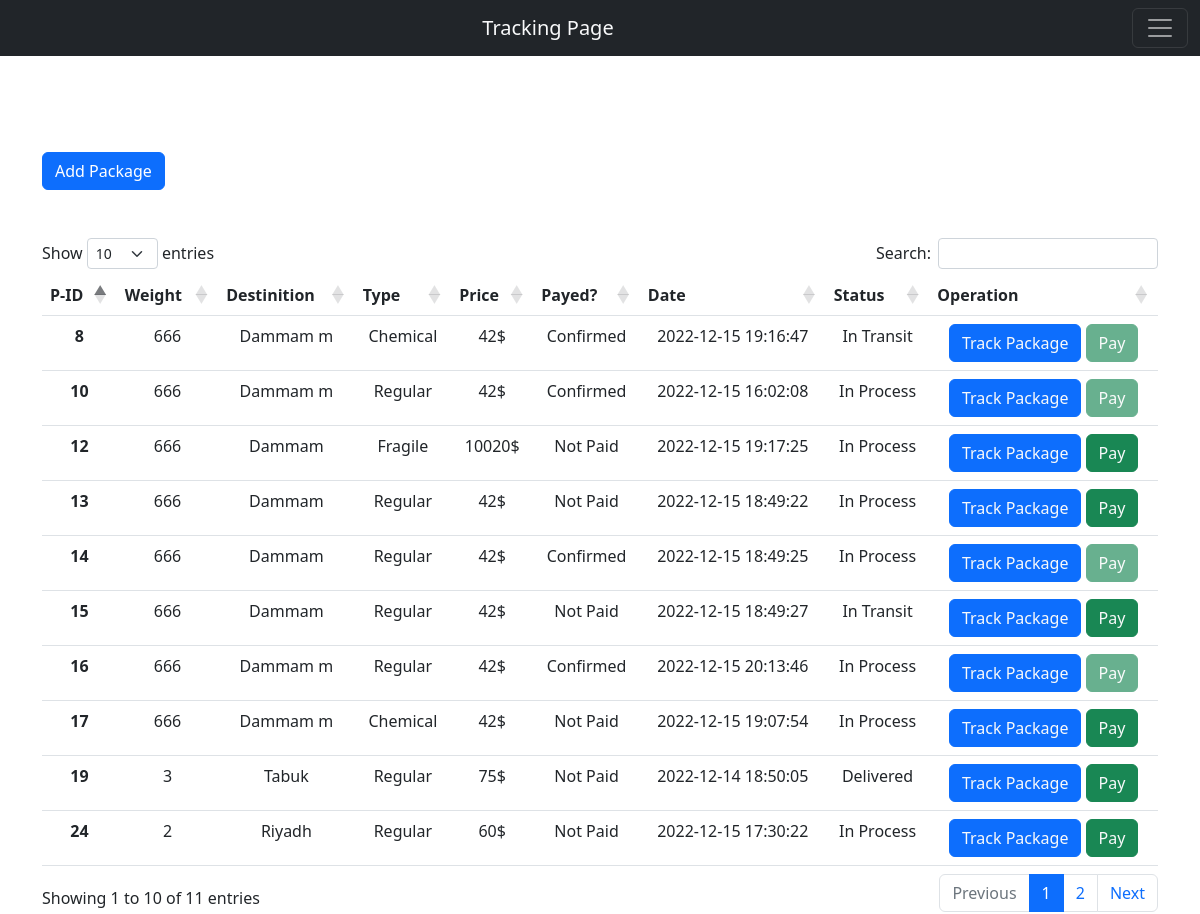
Screenshot of /pages/MyPackages.php (signed in) with the database file from the repository.
### tables this page shows
CREATE TABLE `Package` (
  `packageNb` int(11) NOT NULL,
  `weight` double NOT NULL,
  `height` double NOT NULL,
  `width` double NOT NULL,
  `length` double NOT NULL,
  `destination` varchar(50) NOT NULL,
  `price` double NOT NULL,
  `insuranceAmount` double NOT NULL,
  `paid` varchar(50) NOT NULL DEFAULT 'No',
  `finalDeliveryDate` date DEFAULT NULL,
  `packageType` varchar(50) DEFAULT NULL,
  `userID` int(11) NOT NULL,
  `date` timestamp NOT NULL DEFAULT current_timestamp() ON UPDATE current_timestamp()
);

CREATE TABLE `transportationEvent` (
  `scheduleNb` int(11) NOT NULL,
  `packageNb` int(11) NOT NULL,
  `locationID` int(11) NOT NULL,
  `status` varchar(50) NOT NULL,
  `Date` timestamp NOT NULL DEFAULT current_timestamp() ON UPDATE current_timestamp()
);

### pages/LoginCheck.php (called while the page is built, shortened)
<?php
if(!empty($_SESSION["id"])){
    $id = $_SESSION["id"];
}

### pages/DataToTable.php (the view, shortened to what this page needs)
<?php
    $sql = "SELECT * FROM package,user WHERE user.id = $userID AND package.userID = user.id ORDER BY package.date DESC";
    $result = mysqli_query($conn, $sql);
    if($result){
    while($row = mysqli_fetch_assoc($result)){
        $packageNb = $row['packageNb'];
        $weight = $row['weight'];
        $height = $row['height'];
        $width = $row['width'];
        $packageType =  $row['packageType'];
        $length = $row['length'];
        $destination = $row['destination'];
        $dimensionalWeight = ($height*$width*$length)/5000;
        $shippingWeight = (int)max($weight,$dimensionalWeight);
        $price = (string)$row['price'];
        $price .= "$";
        $date = $row['date'];
        $paid =  $row['paid'];
        $findStatus = "SELECT * FROM `transportationEvent` WHERE packageNb = $packageNb ORDER BY DATE DESC LIMIT 1";
        $result2 = mysqli_query($conn, $findStatus);
        $row2 = mysqli_fetch_assoc($result2);
        if(mysqli_num_rows($result2) > 0){
          $status = $row2['status'];
        }else{
          $status = 'In Process';
        }
        $option = "";
        if($paid == "Yes"){
            $option = "disabled";
            $paid = "Confirmed";
        }else{
            $paid = "Not Paid";
        }
        echo '
        <tr>
        <th scope="row">'.$packageNb.'</th>
        <td>'.$shippingWeight.'</td>
        <td>'.$destination.'</td>
        <td>'.$packageType.'</td>
        <td>'.$price.'</td>
        <td>'.$paid.'</td>
        <td>'.$date.'</td>
        <td>'.$status.'</td>
        <td>
        <button class="btn btn-primary"><a href="trackPackage.php?packageID='.$packageNb.'" class="operation-btn text-light" style="">Track Package</a></button>
        <button class="btn btn-success '.$option.'"><a href="pay.php?packageID='.$packageNb.'" class="operation-btn text-light" style="">Pay</a></button>
        </tr>
        ';
    }
    }
    ?>

### css/styles.css (style rules this page uses)
.operation-btn { text-decoration: none; }

### rows the page displays
package: packageNb "16", weight "666", destination "Dammam m", packageType "Regular", price "42$", paid "Confirmed", date "2022-12-15 20:13:46", status "In Process"
package: packageNb "12", weight "666", destination "Dammam", packageType "Fragile", price "10020$", paid "Not Paid", date "2022-12-15 19:17:25", status "In Process"
package: packageNb "8", weight "666", destination "Dammam m", packageType "Chemical", price "42$", paid "Confirmed", date "2022-12-15 19:16:47", transportationevent.status "In Transit"
package: packageNb "17", weight "666", destination "Dammam m", packageType "Chemical", price "42$", paid "Not Paid", date "2022-12-15 19:07:54", status "In Process"
package: packageNb "15", weight "666", destination "Dammam", packageType "Regular", price "42$", paid "Not Paid", date "2022-12-15 18:49:27", transportationevent.status "In Transit"
package: packageNb "14", weight "666", destination "Dammam", packageType "Regular", price "42$", paid "Confirmed", date "2022-12-15 18:49:25", status "In Process"
package: packageNb "13", weight "666", destination "Dammam", packageType "Regular", price "42$", paid "Not Paid", date "2022-12-15 18:49:22", status "In Process"
package: packageNb "24", weight "2", destination "Riyadh", packageType "Regular", price "60$", paid "Not Paid", date "2022-12-15 17:30:22", status "In Process"
package: packageNb "10", weight "666", destination "Dammam m", packageType "Regular", price "42$", paid "Confirmed", date "2022-12-15 16:02:08", status "In Process"
package: packageNb "19", weight "3", destination "Tabuk", packageType "Regular", price "75$", paid "Not Paid", date "2022-12-14 18:50:05", transportationevent.status "Delivered"
